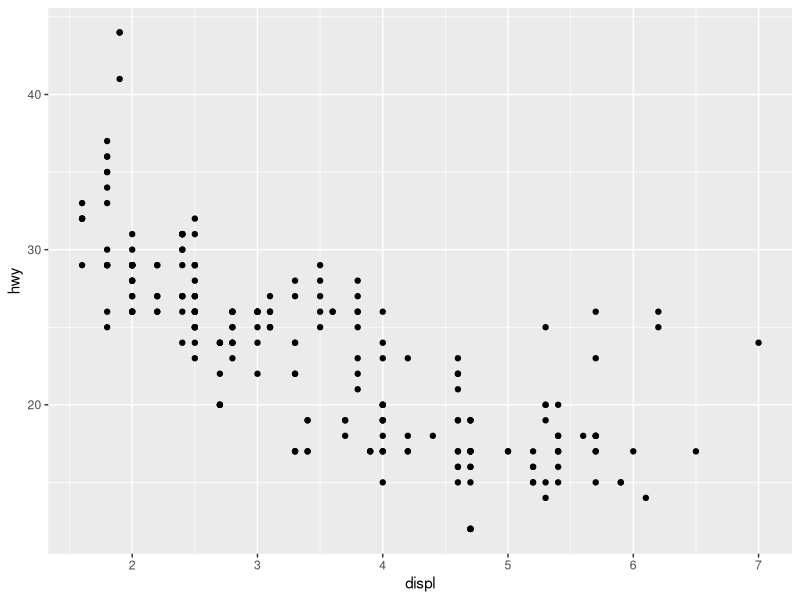
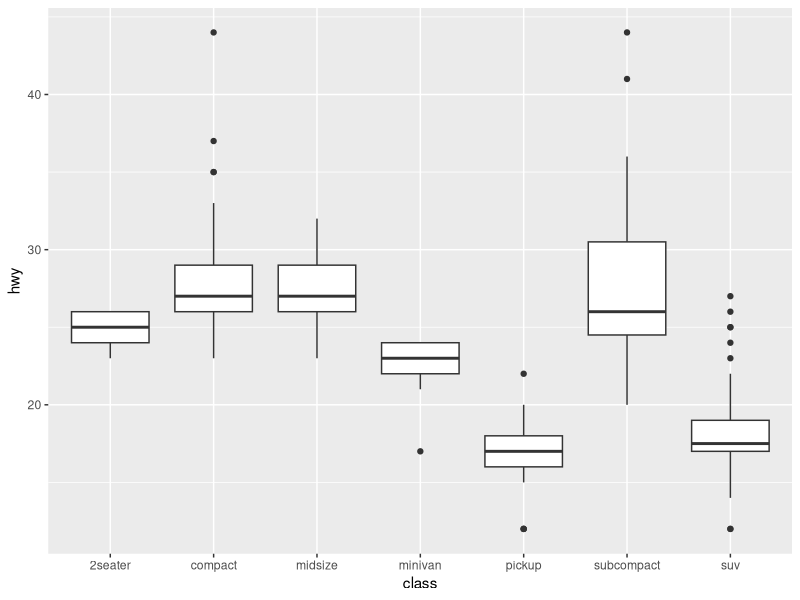
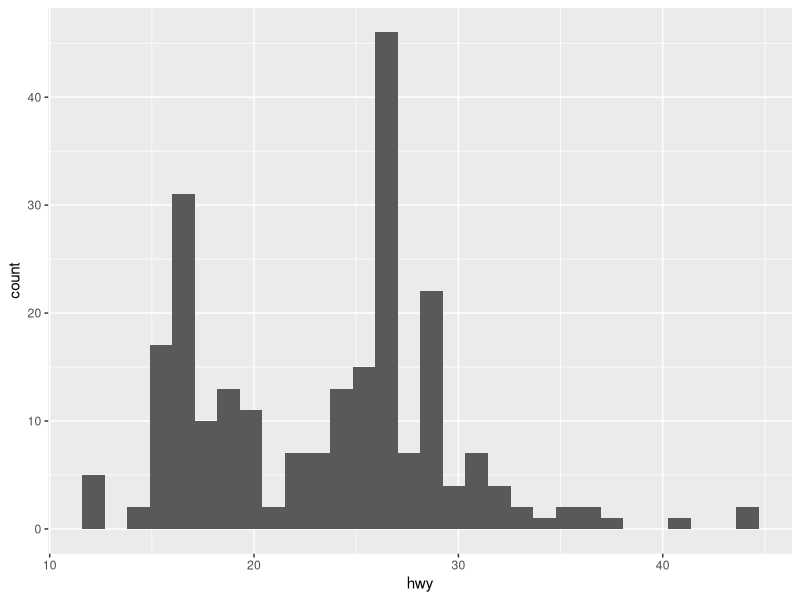
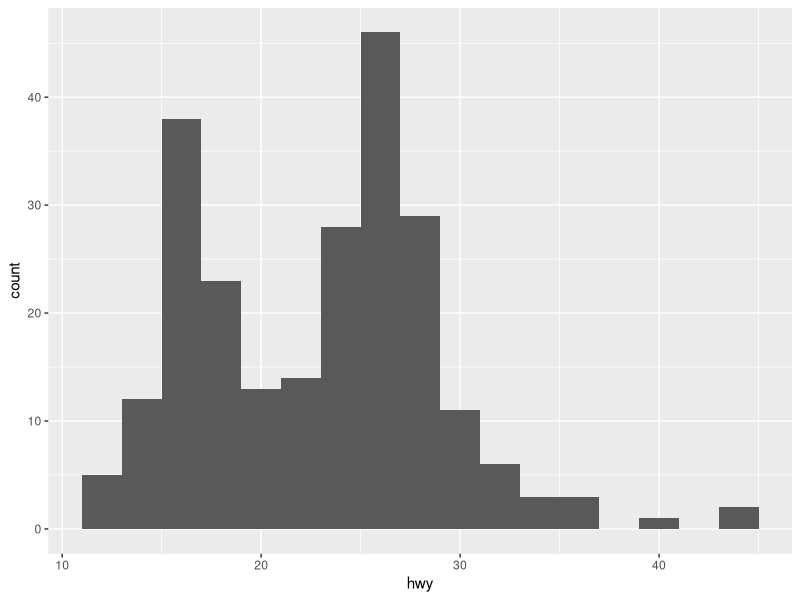
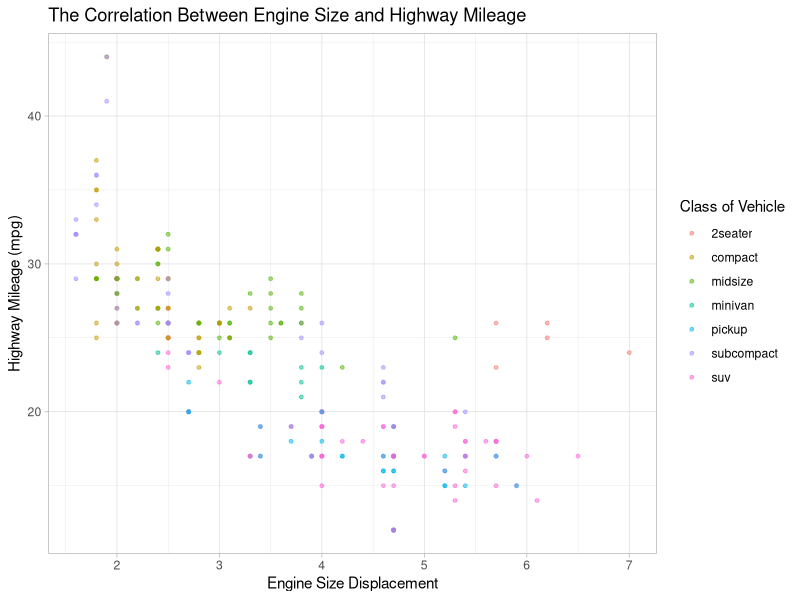
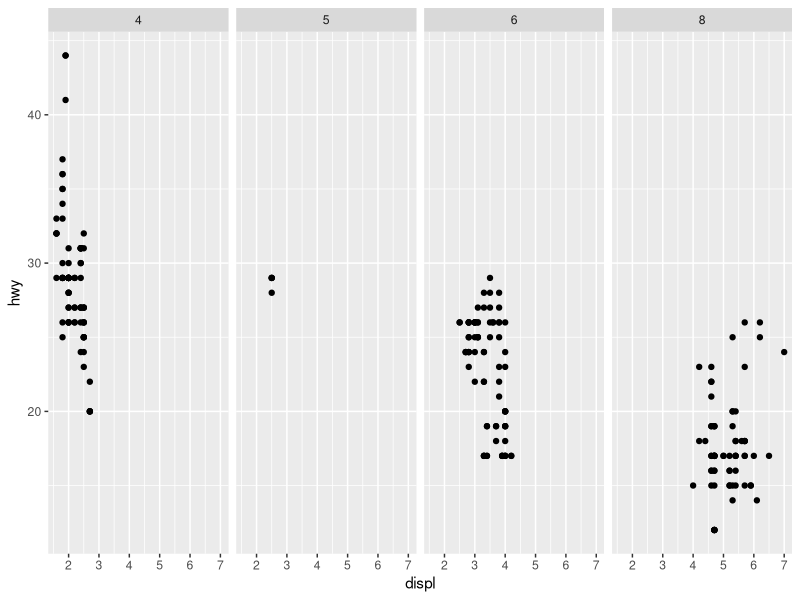
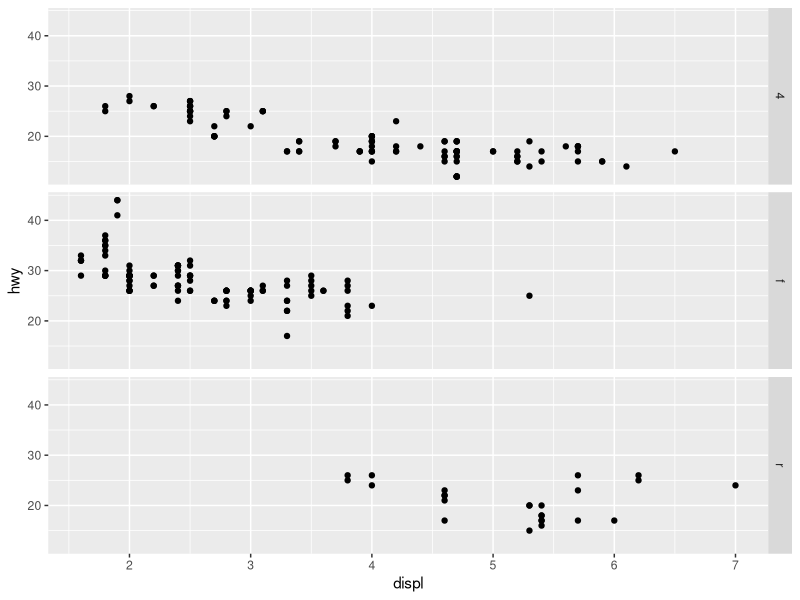
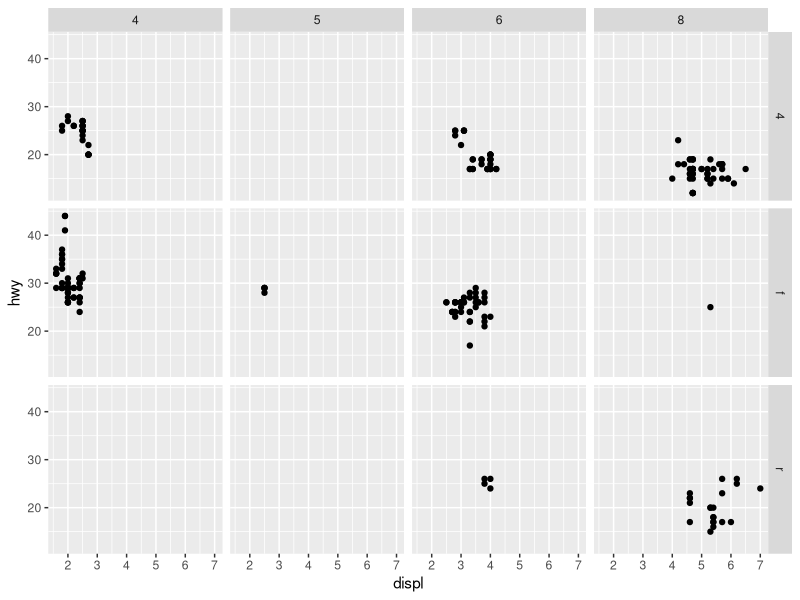

Write R code to recreate these figures, in order.
## ---- chunk 1
#| label: setup
#| include: false
library(tidyverse)
## ---- chunk 2
mpg
## ---- chunk 3
ggplot(data = mpg) +
  geom_point(mapping = aes(x = displ, y = hwy))
## ---- chunk 4
ggplot(data = mpg) +
  geom_boxplot(mapping = aes(x = class, y = hwy))
## ---- chunk 5
ggplot(data = mpg) +
  geom_histogram(mapping = aes(x = hwy))
## ---- chunk 6
ggplot(data = mpg) +
  geom_histogram(mapping = aes(x = hwy), binwidth = 2)
## ---- chunk 7
ggplot(data = mpg) +
  geom_point(mapping = aes(x = displ, 
                           y = hwy, 
                           color = class),
                 size = 1,
                 alpha = 0.5)+
  labs(x = "Engine Size Displacement", 
       y = "Highway Mileage (mpg)",
       color = "Class of Vehicle", 
       title = "The Correlation Between Engine Size and Highway Mileage") + 
  theme_light()
## ---- chunk 8
# Makes a plot that the commands below will modify
q <- ggplot(mpg) + geom_point(aes(x = displ, y = hwy))

q + facet_grid(. ~ cyl)
q + facet_grid(drv ~ .)
q + facet_grid(drv ~ cyl)
q + facet_wrap(~ class)
## ---- chunk 9
ggplot(data = mpg) +
  geom_bar(mapping = aes(x = class, 
                         fill = drv),
           position = "dodge") +
  labs(x = "Class of Vehicle", 
       y = "Number of Vehicles in Sample") + 
  theme_bw()
## ---- chunk 10
ggplot(mpg, aes(x = displ, y = hwy)) + 
  geom_point(aes(color = class)) +
  geom_smooth(color = "black", 
              se = FALSE,
              method = lm) 
  


ggsave("example.jpg", width = 6, height = 4)
